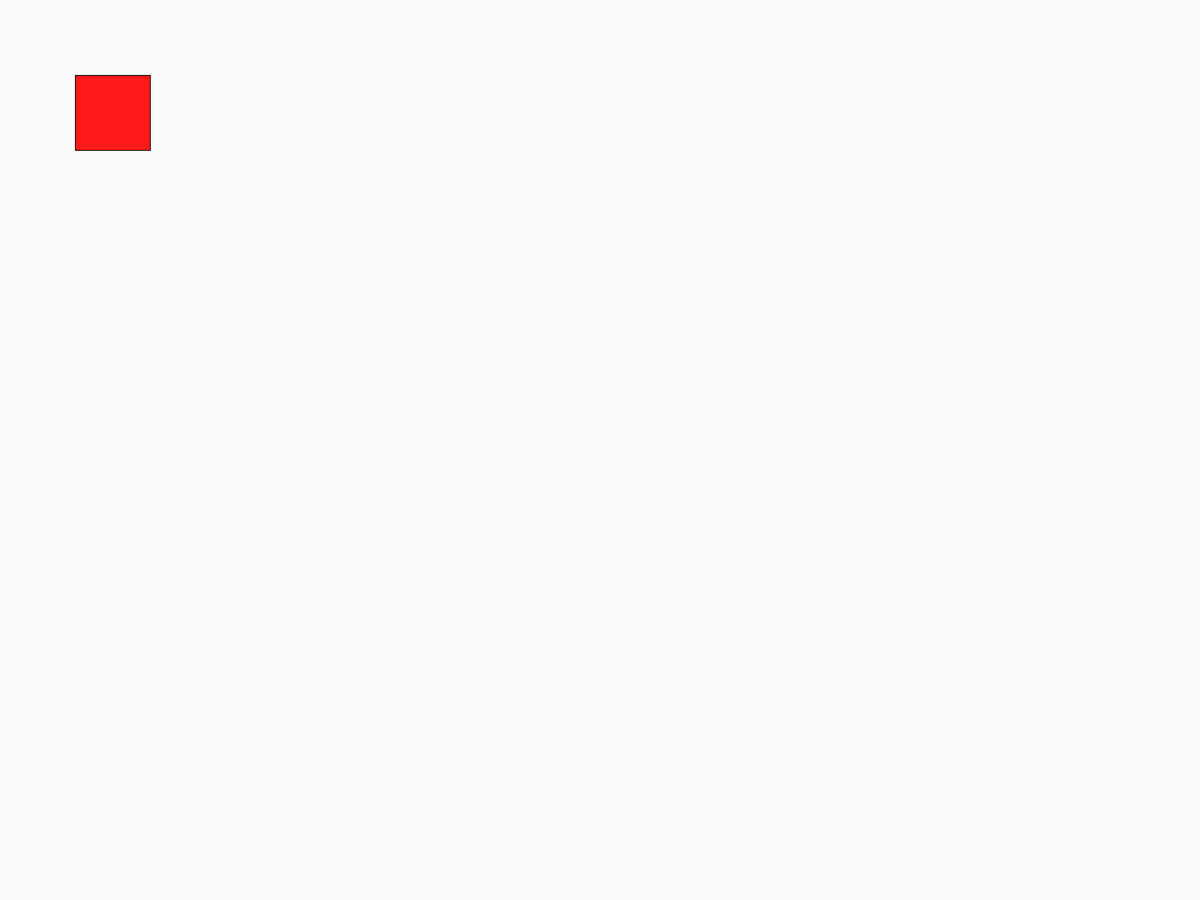
Frame 1 (no input)
Frame 60 (the mouse pressed at the canvas centre just before this capture): identical to frame 1, image omitted
Frame 120 (the mouse held since frame 60 and released just before this capture): identical to frame 1, image omitted

The Processing sketch that drew this single still picture (run headless with seeded random() and noise(); from frame 60 on, the mouse is pressed at the canvas centre):

// Processing sketch: DrawSave
// ── DrawSave.pde

void setup(){
  
  fullScreen();
  background(250);
  textSize(30);
}

void draw(){
  background(250);
  fill(300, 25,25);
  rect(100, 100,100,100);
}

void keyPressed() {
  if (key == 's') {
    save("SaveDraw.jpg");
  }
}
